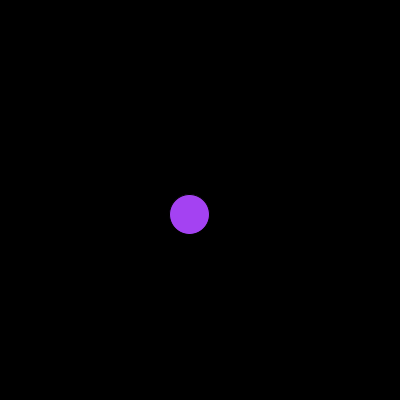
Frame 1 (no input)
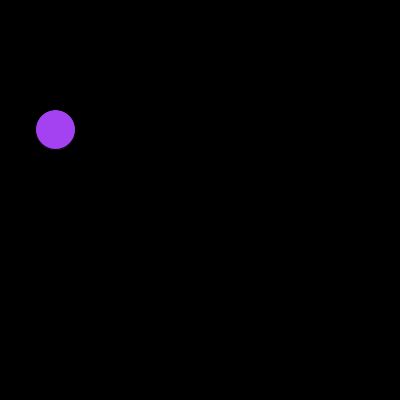
Frame 60 (the mouse pressed at the canvas centre just before this capture)
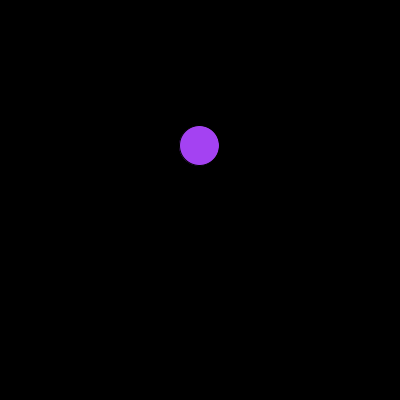
Frame 120 (the mouse held since frame 60 and released just before this capture)

The Processing sketch that drew these frames (run headless with seeded random() and noise(); from frame 60 on, the mouse is pressed at the canvas centre):

// Processing sketch: uppgift_3a
// ── uppgift_3a.pde
float bollx=200;
float bolly=200; 
float r= random(0,255); 
float g= random(0,255); 
float b= random(0,255); 

void setup(){
  size(400,400); 
}

void draw() {
  background(0); 
  float x = random(-20,20);
  float y = random( -20,20); 
  bollx= bollx + x; 
  bolly= bolly + y;
  fill(r,g,b); 
  ellipse(bollx,bolly,40,40); 
}
